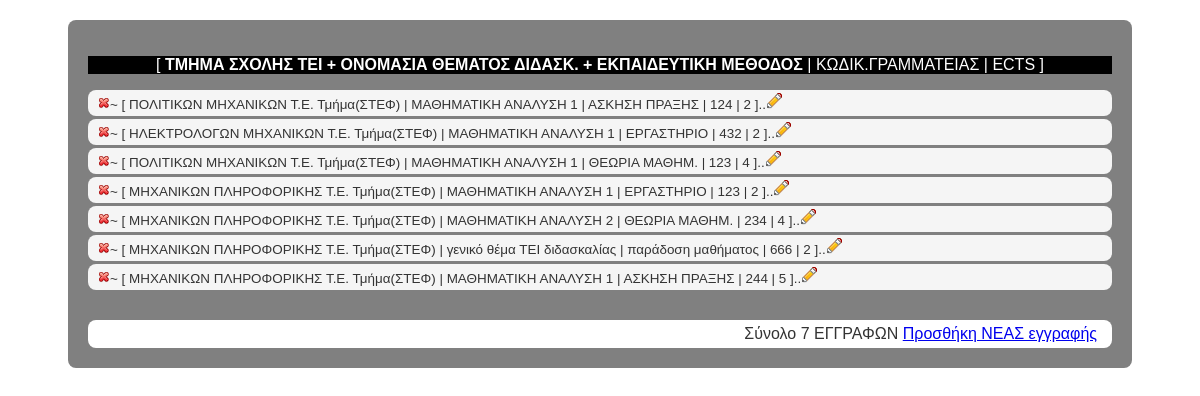
Page /eventPlannedCoursesManipu/index.php on the committed database.
### tables this page shows
CREATE TABLE IF NOT EXISTS `eventplannedcourses` (
  `eventPlannedCourseID` int(10) unsigned NOT NULL AUTO_INCREMENT,
  `eventPlannedCourseAbbrev` varchar(72) NOT NULL,
  `schoolID_ofSchools` int(10) unsigned NOT NULL,
  `subjectID_ofSubjects` int(10) unsigned NOT NULL,
  `teachMethodID_ofTeachMethods` int(10) unsigned NOT NULL,
  `secretaryCode` int(11) DEFAULT NULL,
  `ECTS` int(11) DEFAULT NULL COMMENT 'διδακτικές πιστωτικές μονάδες που χρησιμοποιούνται για να καταμετρήσουν τα μαθήματα που έχει ολοκληρώσει ο φοιτητής',
  `otherDetails` varchar(45) DEFAULT NULL,
  PRIMARY KEY (`eventPlannedCourseID`,`schoolID_ofSchools`,`subjectID_ofSubjects`,`teachMethodID_ofTeachMethods`),
  UNIQUE KEY `eventPlannedCourseID_UNIQUE` (`eventPlannedCourseID`),
  KEY `schoolID_ofSchools_idx` (`schoolID_ofSchools`),
  KEY `subjectID_ofSubjects_idx` (`subjectID_ofSubjects`),
  KEY `teachMethodID_ofTeachMethods_idx` (`teachMethodID_ofTeachMethods`)
);

CREATE TABLE IF NOT EXISTS `schools` (
  `schoolID` int(10) unsigned NOT NULL AUTO_INCREMENT,
  `schoolSectionName` varchar(45) NOT NULL,
  `schoolSectionAbbrev` varchar(25) NOT NULL,
  `locatAddressID_byLocationAddresses` int(10) unsigned NOT NULL,
  PRIMARY KEY (`schoolID`),
  UNIQUE KEY `schoolID` (`schoolID`),
  KEY `locatAddressID_byLocationAddresses_idx` (`locatAddressID_byLocationAddresses`)
);

CREATE TABLE IF NOT EXISTS `subjects` (
  `subjectID` int(10) unsigned NOT NULL AUTO_INCREMENT,
  `subjectName` varchar(45) DEFAULT NULL,
  `subjectAbbrev` varchar(25) DEFAULT NULL,
  `description` varchar(60) DEFAULT NULL,
  `weekTeach` int(11) DEFAULT NULL COMMENT 'εβδομαδιαίες ώρες διδασκαλίας',
  `otherDetails` varchar(60) DEFAULT NULL,
  `levelID` int(11) NOT NULL,
  PRIMARY KEY (`subjectID`),
  UNIQUE KEY `subjectID_idx` (`subjectID`),
  KEY `levelID_idx` (`levelID`)
);

CREATE TABLE IF NOT EXISTS `teachmethods` (
  `teachMethodID` int(10) unsigned NOT NULL AUTO_INCREMENT,
  `teachMethodTitle` varchar(45) NOT NULL,
  `otherDetails` varchar(45) DEFAULT NULL,
  PRIMARY KEY (`teachMethodID`),
  UNIQUE KEY `teachMethodID` (`teachMethodID`)
);

### eventPlannedCoursesManipu/index.php (the view, shortened to what this page needs)
<!DOCTYPE html>
<html>
<head>
  <link rel="stylesheet" type="text/css" href="..\styles.css"/>
</head>
<body>
<div id="results">
  <p class="center">
    [ <b>ΤΜΗΜΑ ΣΧΟΛΗΣ ΤΕΙ + ΟΝΟΜΑΣΙΑ ΘΕΜΑΤΟΣ ΔΙΔΑΣΚ. + ΕΚΠΑΙΔΕΥΤΙΚΗ ΜΕΘΟΔΟΣ</b> | ΚΩΔΙΚ.ΓΡΑΜΜΑΤΕΙΑΣ | ECTS ]
  </p>
<?php
  require_once('..\parameteDB.php');
  try {
    $pdoObject =new PDO("mysql:host=$dbhost; dbname=$dbname;", $dbuser, $dbpass);
    $pdoObject->exec('set names utf8');
    $sql =' SELECT `eventPlannedCourseID`, `schoolID`, `schoolSectionName`, `subjectName`, `subjectID`,
                 `teachMethodID_ofTeachMethods`, `teachMethodTitle`, `secretaryCode`, `ECTS`
           FROM  `eventplannedcourses`,`schools`, `subjects`, `teachmethods`
           WHERE `schoolID` = `schoolID_ofSchools`
              AND `subjectID` = `subjectID_ofSubjects`
              AND `teachMethodID` = `teachMethodID_ofTeachMethods`
                    ORDER BY eventPlannedCourseID ';
    $statement= $pdoObject->query($sql);
    $recoCounter= 0;
    while ( $record= $statement->fetch() ) {
      $recoCounter++;
      echo '<p class="result">'
         . '<a href="deleteRecord.php?mode=delete&id=' . $record['eventPlannedCourseID'] .'"><img src="../deleteButton.png"/></a>'
         . '~ [ ' . $record[ 'schoolSectionName' ]
         . ' | ' . $record[ 'subjectName' ]
         . ' | ' . $record[ 'teachMethodTitle' ]
         . ' | ' . $record[ 'secretaryCode' ]
         . ' | ' . $record[ 'ECTS' ]
         .  ' ]..' . '<a href="updateform.php?mode=update&id=' . $record['eventPlannedCourseID'] .'"><img src="../editButton.png"/></a>
            </p>';
    }
   } catch (PDOException $e) {
     echo 'PDO Exception: '.$e->getMessage();
   }
?>
<p id="commands">Σύνολο <?php echo $recoCounter; ?> ΕΓΓΡΑΦΩΝ <a href="insertform.php?mode=insert">Προσθήκη ΝΕΑΣ εγγραφής</a></p>
</div>
</body>
</html>

### styles.css (style rules this page uses)
* { font-family: Helvetica, Verdana, Arial, sans-serif; font-size :12pt; }
body { font-family: Tahoma, Geneva, sans-serif; font-size: 10pt; color: #333; }
#results { width: 1024px; margin: 20px auto; padding: 20px; background-color: grey; border-radius: 8px; font-family: Helvetica, Verdana, Arial, sans-serif; float:auto; }
.result { background-color: whitesmoke; font-size: 0.84em; padding: 3px 10px; margin: 3px 0; border-radius: 8px; }
#commands { margin: 30px 0 0 0; padding: 5px 15px; background-color: white; text-align: right; border-radius: 8px; }
.center { text-align: center; background-color: black; color: white }

### rows in the picture
eventplannedcourses: schoolID_ofSchools.schoolSectionName "ΠΟΛΙΤΙΚΩΝ ΜΗΧΑΝΙΚΩΝ Τ.Ε. Τμήμα(ΣΤΕΦ)", subjectID_ofSubjects.subjectName "ΜΑΘΗΜΑΤΙΚΗ ΑΝΑΛΥΣΗ 1", teachMethodID_ofTeachMethods.teachMethodTitle "ΑΣΚΗΣΗ ΠΡΑΞΗΣ", secretaryCode "124", ECTS "2"
eventplannedcourses: schoolID_ofSchools.schoolSectionName "ΗΛΕΚΤΡΟΛΟΓΩΝ ΜΗΧΑΝΙΚΩΝ Τ.Ε. Τμήμα(ΣΤΕΦ)", subjectID_ofSubjects.subjectName "ΜΑΘΗΜΑΤΙΚΗ ΑΝΑΛΥΣΗ 1", teachMethodID_ofTeachMethods.teachMethodTitle "ΕΡΓΑΣΤΗΡΙΟ", secretaryCode "432", ECTS "2"
eventplannedcourses: schoolID_ofSchools.schoolSectionName "ΠΟΛΙΤΙΚΩΝ ΜΗΧΑΝΙΚΩΝ Τ.Ε. Τμήμα(ΣΤΕΦ)", subjectID_ofSubjects.subjectName "ΜΑΘΗΜΑΤΙΚΗ ΑΝΑΛΥΣΗ 1", teachMethodID_ofTeachMethods.teachMethodTitle "ΘΕΩΡΙΑ ΜΑΘΗΜ.", secretaryCode "123", ECTS "4"
eventplannedcourses: schoolID_ofSchools.schoolSectionName "ΜΗΧΑΝΙΚΩΝ ΠΛΗΡΟΦΟΡΙΚΗΣ Τ.Ε. Τμήμα(ΣΤΕΦ)", subjectID_ofSubjects.subjectName "ΜΑΘΗΜΑΤΙΚΗ ΑΝΑΛΥΣΗ 1", teachMethodID_ofTeachMethods.teachMethodTitle "ΕΡΓΑΣΤΗΡΙΟ", secretaryCode "123", ECTS "2"
eventplannedcourses: schoolID_ofSchools.schoolSectionName "ΜΗΧΑΝΙΚΩΝ ΠΛΗΡΟΦΟΡΙΚΗΣ Τ.Ε. Τμήμα(ΣΤΕΦ)", subjectID_ofSubjects.subjectName "ΜΑΘΗΜΑΤΙΚΗ ΑΝΑΛΥΣΗ 2", teachMethodID_ofTeachMethods.teachMethodTitle "ΘΕΩΡΙΑ ΜΑΘΗΜ.", secretaryCode "234", ECTS "4"
eventplannedcourses: schoolID_ofSchools.schoolSectionName "ΜΗΧΑΝΙΚΩΝ ΠΛΗΡΟΦΟΡΙΚΗΣ Τ.Ε. Τμήμα(ΣΤΕΦ)", subjectID_ofSubjects.subjectName "γενικό θέμα ΤΕΙ διδασκαλίας", teachMethodID_ofTeachMethods.teachMethodTitle "παράδοση μαθήματος", secretaryCode "666", ECTS "2"
eventplannedcourses: schoolID_ofSchools.schoolSectionName "ΜΗΧΑΝΙΚΩΝ ΠΛΗΡΟΦΟΡΙΚΗΣ Τ.Ε. Τμήμα(ΣΤΕΦ)", subjectID_ofSubjects.subjectName "ΜΑΘΗΜΑΤΙΚΗ ΑΝΑΛΥΣΗ 1", teachMethodID_ofTeachMethods.teachMethodTitle "ΑΣΚΗΣΗ ΠΡΑΞΗΣ", secretaryCode "244", ECTS "5"

### other values in the picture
$recoCounter "7"
